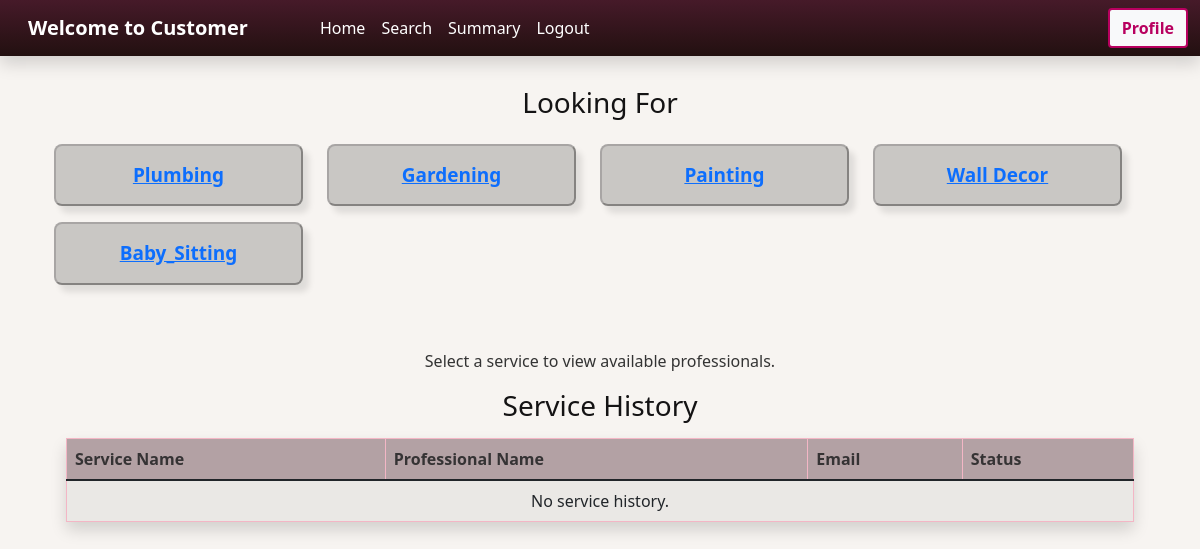
The app's page /user/customer_dashboard with its own data.
### model.py (models this page shows)
class Services(db.Model):
    id=db.Column(db.Integer,primary_key=True)
    service_name=db.Column(db.String(256),nullable=False)
    base_price=db.Column(db.Integer,nullable=False)

### app.py (the view)
@app.route('/user/customer_dashboard', methods=['GET'])
def customer_dashboard():
    customer_id = session.get('customer_id')
    history_records = Service_History.query.filter_by(id=customer_id).all()
    available_services = Services.query.all()
    return render_template('user/customer_dashboard.html', services=available_services, service_history=history_records)

### templates/user/customer_dashboard.html (shortened to what this page needs)
{% extends "user/customer_layout.html" %}
{% block content %}
<div class="container-fluid mb-5">
    <h3 class="text-center mb-4">Looking For</h3>
    <div class="row text-center mb-5">
        <form method="POST" action="{{ url_for('search_services') }}" class="row">
            {% for service in services %}
            <div class="col-md-3 mb-3">
                <button type="submit" name="service_type" value="{{ service.service_name }}" class="service-btn">
                    <p><a href="{{ url_for('customer_search', service_name=service.service_name) }}">{{ service.service_name }}</a></p>
                </button>
            </div>
            {% endfor %}
        </form>
    </div>
    {% if search_results %}
    <div class="mb-5">
        <h3 class="text-center mb-4">Professionals</h3>
        <table class="table table-striped table-hover shadow rounded">
            <thead>
                <tr>
                    <th>Professional Name</th>
                    <th>Service Name</th>
                    <th>Experience</th>
                    <th>Address</th>
                    <th>Pincode</th>
                    <th>Action</th>
                </tr>
            </thead>
            <tbody>
                {% for result in search_results %}
                <tr>
                    <td>{{ result.full_name }}</td>
                    <td>{{ result.service_name }}</td>
                    <td>{{ result.experience }}</td>
                    <td>{{ result.address }}</td>
                    <td>{{ result.pincode }}</td>
                    <td>
                        <form method="POST" action="{{ url_for('book_service') }}">
                            <input type="hidden" name="id" value="{{ result.professional_id }}">
                            <input type="hidden" name="service_name" value="{{ result.service_name }}">
                            <input type="hidden" name="professional_name" value="{{ result.full_name }}">
                            <input type="hidden" name="email" value="{{ result.email }}">
                            <button type="submit" class="btn btn-success">Book</button>
                        </form>
                    </td>
                </tr>
                {% endfor %}
            </tbody>
        </table>
    </div>
    {% else %}
    <p class="text-center">Select a service to view available professionals.</p>
    {% endif %}
    <div class="container-fluid">
        <div class="mb-5">
            <h3 class="text-center mb-3">Service History</h3>
            <table class="table table-striped table-hover shadow rounded">
                <thead>
                    <tr>
                        <th>Service Name</th>
                        <th>Professional Name</th>
                        <th>Email</th>
                        <th>Status</th>
                    </tr>
                </thead>
                <tbody>
                    {% for service in service_history %}
                    <tr>
                        <td>{{ service.service_name }}</td>
                        <td>{{ service.professional_name }}</td>
                        <td>{{ service.email }}</td>
                        {% if service.status == 'Closed' %}
                        <td>Closed</td>
                        {% else %}
                        <td>
                            <form method="POST" action="{{ url_for('close_service') }}">
                                <input type="hidden" name="service_id" value="{{ service.service_id }}">
                                <button type="submit" class="btn btn-danger">Close</button>
                            </form>
                        </td>
                        {% endif %}
                    </tr>
                    {% else %}
                    <tr>
                        <td colspan="5" class="text-center">No service history.</td>
                    </tr>
                    {% endfor %}
                </tbody>
            </table>
        </div>
    </div>
</div>
{% endblock %}

### templates/user/customer_layout.html (style rules this page uses)
body { background-color: #81502810; color: #333333; }
h3 { color: #b8005f; }
.table th { background-color: #ffccf2; color: #750038; }
.table td, .table th { border: 1px solid #f3b6c5; }

### templates/user/customer_dashboard.html (style rules this page uses)
.service-btn { background-color: #0501052f; color: rgb(247, 244, 244); text-decoration-color: aliceblue ; text-decoration: solid; border-color: #14131457; border-radius: 8px; padding: 15px; font-size: 19px; width: 100%; box-shadow: 6px 7px 6px rgba(0, 0, 0, 0.1); transition: transform 0.2s, box-shadow 0.2s; }
.service-btn p { margin: 0; font-weight: bold; }
.table th { background-color: #461a2962; color: #353334; }
.table td, .table th { border: 1px solid #f3b6c5; }
h3 { color: #141314; }

### records on screen
Services: service_name "Plumbing"
Services: service_name "Gardening"
Services: service_name "Painting"
Services: service_name "Wall Decor"
Services: service_name "Baby_Sitting"
